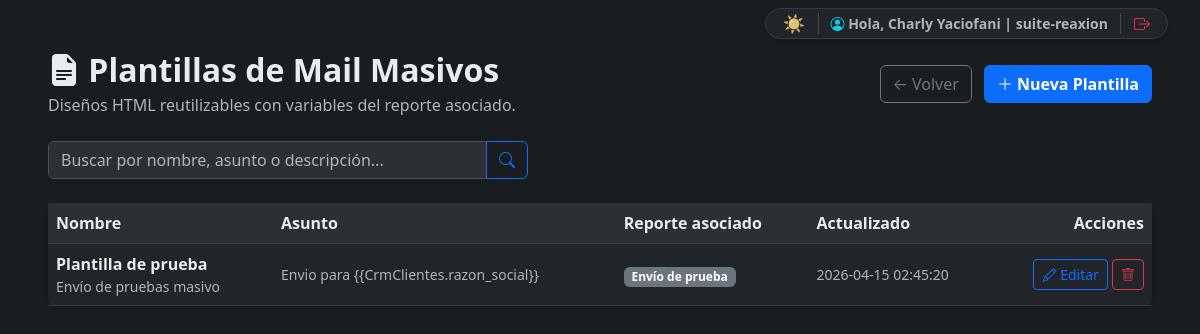
The app's page /mi-empresa/crm/mail-masivos/plantillas (signed in) with its own data.
### tables this page shows
CREATE TABLE `crm_mail_templates` (
  `id` int(11) NOT NULL,
  `empresa_id` int(11) NOT NULL,
  `nombre` varchar(180) NOT NULL,
  `descripcion` text DEFAULT NULL,
  `report_id` int(11) DEFAULT NULL,
  `asunto` varchar(255) NOT NULL,
  `body_html` longtext NOT NULL,
  `available_vars_json` text DEFAULT NULL,
  `created_by` int(11) DEFAULT NULL,
  `created_at` timestamp NOT NULL DEFAULT current_timestamp(),
  `updated_at` timestamp NOT NULL DEFAULT current_timestamp() ON UPDATE current_timestamp(),
  `deleted_at` datetime DEFAULT NULL
);

CREATE TABLE `crm_mail_reports` (
  `id` int(11) NOT NULL,
  `empresa_id` int(11) NOT NULL,
  `nombre` varchar(180) NOT NULL,
  `descripcion` text DEFAULT NULL,
  `root_entity` varchar(80) NOT NULL,
  `config_json` longtext NOT NULL,
  `created_by` int(11) DEFAULT NULL,
  `created_at` timestamp NOT NULL DEFAULT current_timestamp(),
  `updated_at` timestamp NOT NULL DEFAULT current_timestamp() ON UPDATE current_timestamp(),
  `deleted_at` datetime DEFAULT NULL
);

### app/core/View.php (called while the page is built, shortened)
<?php
class View
{
    public static function render(string $path, array $data = []): void
    {
        $file = BASE_PATH . '/' . ltrim($path, '/');
        extract($data, EXTR_SKIP);
        require $file;
    }
}

### app/modules/CrmMailMasivos/TemplateController.php (called while the page is built, shortened)
<?php
class TemplateController
{
    private TemplateRepository $repo;
    public function __construct()
    {
        $this->repo = new TemplateRepository();
    }
    public function index(): void
    {
        $empresaId = (int) Context::getEmpresaId();
        $search = trim((string) ($_GET['search'] ?? ''));
        $templates = $this->repo->findAllByEmpresa($empresaId, $search);
        View::render('app/modules/CrmMailMasivos/views/plantillas/index.php', [
            'templates' => $templates,
            'search' => $search,
        ]);
    }
}

### app/config/routes.php (called while the page is built, shortened)
<?php
return function (Router $router): void {
    $requireCrm = static function (): void {
        \App\Modules\Empresas\EmpresaAccessService::requireCrmAccess();
    };
    $action = static function (string $controllerClass, string $method, ?callable $guard = null): callable {
        return static function (...$params) use ($controllerClass, $method, $guard): void {
            if ($guard !== null) {
                $guard();
            }
            $controller = new $controllerClass();
            $controller->{$method}(...$params);
        };
    };
};

### app/core/App.php (called while the page is built, shortened)
<?php
class App
{
    public static function run(): void
    {
        $router = new Router();
        $routes = require BASE_PATH . '/app/config/routes.php';
        $request = new Request();
        $router->dispatch($request);
    }
}

### public/index.php (called while the page is built, shortened)
<?php
App::run();

### app/core/Database.php (called while the page is built, shortened)
<?php
class Database
{
    private static ?PDO $connection = null;
    public static function getConnection(): PDO
    {
        if (self::$connection === null) {
            $config = require BASE_PATH . '/app/config/database.php';
            $dsn = sprintf(
                'mysql:host=%s;port=%s;dbname=%s;charset=%s',
                $config['host'],
                $config['port'],
                $config['dbname'],
                $config['charset']
            );
            $maxAttempts = 3;
            for ($attempt = 1; $attempt <= $maxAttempts; $attempt++) {
                try {
                    self::$connection = new PDO($dsn, $config['user'], $config['pass'], [
                        PDO::ATTR_ERRMODE            => PDO::ERRMODE_EXCEPTION,
                        PDO::ATTR_DEFAULT_FETCH_MODE => PDO::FETCH_ASSOC,
                        PDO::ATTR_EMULATE_PREPARES   => false,
                    ]);
                    break;
                } catch (PDOException $e) {
                    $lastException = $e;
                    error_log(sprintf(
                        'Database connection error [attempt %d/%d] %s:%s - %s',
                        $attempt,
                        $maxAttempts,
                        (string) ($config['host'] ?? 'n/a'),
                        (string) ($config['port'] ?? 'n/a'),
                        $e->getMessage()
                    ));
                    if ($attempt < $maxAttempts) {
                        usleep(250000);
                    }
                }
            }
        }
        return self::$connection;
    }
}

### app/core/Context.php (called while the page is built, shortened)
<?php
class Context
{
    private static ?int $empresaId = null;
    public static function init(): void
    {
        if (isset($_SESSION['empresa_id']) && is_numeric($_SESSION['empresa_id'])) {
            self::$empresaId = (int) $_SESSION['empresa_id'];
            return;
        }
        self::$empresaId = null;
    }
    public static function getEmpresaId(): ?int
    {
        return self::$empresaId;
    }
}

### app/modules/Empresas/EmpresaRepository.php (called while the page is built, shortened)
<?php
class EmpresaRepository
{
    private PDO $db;
    public function __construct()
    {
        $this->db = Database::getConnection();
    }
    public function findById(int $id): ?Empresa
    {
        $stmt = $this->db->prepare("SELECT * FROM empresas WHERE id = :id AND deleted_at IS NULL");
        $stmt->execute([':id' => $id]);
        $empresa = $stmt->fetchObject(Empresa::class);
        return $empresa ?: null;
    }
}

### app/modules/Empresas/EmpresaAccessService.php (called while the page is built, shortened)
<?php
class EmpresaAccessService
{
    private static bool $loaded = false;
    private static ?Empresa $empresa = null;
    public static function current(): ?Empresa
    {
        if (self::$loaded) {
            return self::$empresa;
        }
        self::$loaded = true;
        $empresaId = $_SESSION['empresa_id'] ?? null;
        $repository = new EmpresaRepository();
        self::$empresa = $repository->findById((int) $empresaId);
        return self::$empresa;
    }
    public static function hasCrmAccess(): bool
    {
        $empresa = self::current();
        return $empresa !== null
            && (int) $empresa->activa === 1
            && (int) $empresa->modulo_crm === 1;
    }
    public static function requireCrmAccess(): void
    {
        if (!self::hasCrmAccess()) {
            self::deny('Entorno Operativo de CRM');
        }
    }
}

### app/modules/CrmMailMasivos/TemplateRepository.php (called while the page is built, shortened)
<?php
class TemplateRepository
{
    private PDO $db;
    public function __construct()
    {
        $this->db = Database::getConnection();
    }
    public function findAllByEmpresa(int $empresaId, string $search = ''): array
    {
        $sql = "SELECT t.id, t.nombre, t.descripcion, t.report_id, t.asunto,
                       t.created_by, t.created_at, t.updated_at,
                       r.nombre AS report_nombre
                FROM crm_mail_templates t
                LEFT JOIN crm_mail_reports r
                       ON r.id = t.report_id AND r.deleted_at IS NULL
                WHERE t.empresa_id = :empresa_id AND t.deleted_at IS NULL";
        $params = [':empresa_id' => $empresaId];
        $sql .= ' ORDER BY t.updated_at DESC';
        $stmt = $this->db->prepare($sql);
        $stmt->execute($params);
        return $stmt->fetchAll(PDO::FETCH_ASSOC) ?: [];
    }
}

### app/modules/CrmMailMasivos/views/plantillas/index.php (the view, shortened to what this page needs)
<div class="container-fluid mt-2 mb-5 rxn-responsive-container">
    <div class="rxn-module-header mb-4">
        <div>
            <h2 class="fw-bold mb-1"><i class="bi bi-file-earmark-text-fill"></i> Plantillas de Mail Masivos</h2>
            <p class="text-muted mb-0">Diseños HTML reutilizables con variables del reporte asociado.</p>
        </div>
        <div class="rxn-module-actions">
            <a href="/mi-empresa/crm/mail-masivos" class="btn btn-outline-secondary">← Volver</a>
            <a href="/mi-empresa/crm/mail-masivos/plantillas/crear" class="btn btn-primary fw-bold">
                <i class="bi bi-plus-lg"></i> Nueva Plantilla
            </a>
        </div>
    </div>
    <form method="get" class="mb-4">
        <div class="input-group" style="max-width: 480px;">
            <input type="search" name="search" class="form-control" placeholder="Buscar por nombre, asunto o descripción..." value="<?= htmlspecialchars($search ?? '') ?>">
            <button class="btn btn-outline-primary" type="submit"><i class="bi bi-search"></i></button>
        </div>
    </form>
    <div class="card border-0 shadow-sm">
        <div class="card-body p-0">
            <?php if (empty($templates)): ?>
                <div class="text-center text-muted py-5">
                    <i class="bi bi-file-earmark-text" style="font-size: 2.5rem; opacity: 0.4;"></i>
                    <p class="mt-3 mb-1">Todavía no hay plantillas guardadas.</p>
                    <p class="small">Creá la primera y empezá a diseñar tus envíos.</p>
                </div>
            <?php else: ?>
                <table class="table table-hover mb-0 align-middle">
                    <thead class="table-light">
                        <tr>
                            <th>Nombre</th>
                            <th>Asunto</th>
                            <th>Reporte asociado</th>
                            <th>Actualizado</th>
                            <th class="text-end">Acciones</th>
                        </tr>
                    </thead>
                    <tbody>
                        <?php foreach ($templates as $t): ?>
                            <tr>
                                <td>
                                    <div class="fw-semibold"><?= htmlspecialchars($t['nombre']) ?></div>
                                    <?php if (!empty($t['descripcion'])): ?>
                                        <div class="text-muted small"><?= htmlspecialchars($t['descripcion']) ?></div>
                                    <?php endif; ?>
                                </td>
                                <td class="text-muted small"><?= htmlspecialchars((string) ($t['asunto'] ?? '')) ?></td>
                                <td>
                                    <?php if (!empty($t['report_nombre'])): ?>
                                        <span class="badge bg-secondary"><?= htmlspecialchars((string) $t['report_nombre']) ?></span>
                                    <?php else: ?>
                                        <span class="text-muted small fst-italic">sin reporte</span>
                                    <?php endif; ?>
                                </td>
                                <td class="text-muted small"><?= htmlspecialchars((string) $t['updated_at']) ?></td>
                                <td class="text-end">
                                    <a href="/mi-empresa/crm/mail-masivos/plantillas/<?= (int) $t['id'] ?>/editar" class="btn btn-sm btn-outline-primary">
                                        <i class="bi bi-pencil"></i> Editar
                                    </a>
                                    <form method="post" action="/mi-empresa/crm/mail-masivos/plantillas/<?= (int) $t['id'] ?>/eliminar" class="d-inline" onsubmit="return confirm('¿Eliminar esta plantilla? La acción se puede revertir desde la base.');">
                                        <button type="submit" class="btn btn-sm btn-outline-danger">
                                            <i class="bi bi-trash"></i>
                                        </button>
                                    </form>
                                </td>
                            </tr>
                        <?php endforeach; ?>
                    </tbody>
                </table>
            <?php endif; ?>
        </div>
    </div>
</div>
<?php
require BASE_PATH . '/app/shared/views/admin_layout.php';
?>

### public/css/rxn-theming.css (style rules this page uses)
html, body { overflow-x: clip; max-width: 100vw; }
:root { --bg-color: #ffffff; --text-color: #333333; --text-muted: #6c757d; --surface-color: #f8f9fa; --surface-hover: #e9ecef; --border-color: #dee2e6; --input-bg: #ffffff; --input-color: #333333; --input-border: #ced4da; --input-placeholder: #6c757d; --card-bg: #ffffff; --table-bg: transparent; --table-head-bg: #f8f9fa; --rxn-shell-gutter: 1.5rem; }
html[data-theme="dark"] { --bg-color: #1a1d20; --text-color: #e9ecef; --text-muted: #adb5bd; --surface-color: #212529; --surface-hover: #2c3034; --border-color: #343a40; --input-bg: #2b3035; --input-color: #e9ecef; --input-border: #495057; --input-placeholder: #adb5bd; --card-bg: #212529; --table-bg: transparent; --table-head-bg: #2c3034; }
html[data-theme="dark"] body { background-color: var(--bg-color) !important; color: var(--text-color) !important; }
.card, .rxn-crud-card, .rxn-form-card, .rxn-module-card { background-color: var(--card-bg) !important; color: var(--text-color) !important; border-color: var(--border-color) !important; }
html[data-theme="dark"] .text-muted, html[data-theme="dark"] .text-secondary { color: var(--text-muted) !important; }
.form-control, .form-select { background-color: var(--input-bg); border-color: var(--input-border); color: var(--input-color); }
.form-control::placeholder { color: var(--input-placeholder); opacity: 1; }
.table { --bs-table-bg: var(--table-bg); --bs-table-color: var(--text-color); --bs-table-border-color: var(--border-color); --bs-table-hover-bg: var(--surface-hover); color: var(--text-color); }
.table thead th { background-color: var(--table-head-bg); color: var(--text-color); border-bottom-color: var(--border-color); }
html[data-theme="dark"] .table-light { --bs-table-bg: var(--table-head-bg); }
html[data-font="md"] body { font-size: 1rem; }
body { overflow-x: hidden; }
.rxn-page-shell .container, .rxn-page-shell .container-xl, .rxn-page-shell .container-fluid, .rxn-responsive-container { padding-left: var(--rxn-shell-gutter); padding-right: var(--rxn-shell-gutter); }
.rxn-module-header { display: flex; justify-content: space-between; align-items: center; gap: 1rem; }
.rxn-module-actions, .rxn-inline-actions, .rxn-toolbar-actions, .rxn-stack-actions { display: flex; flex-wrap: wrap; gap: 0.75rem; align-items: center; }
.rxn-launcher-shell { width: 100%; }

### records on screen
crm_mail_templates: nombre "Plantilla de prueba", descripcion "Envío de pruebas masivo", asunto "Envio para {{CrmClientes.razon_social}}", crm_mail_reports.nombre "Envío de prueba", updated_at "2026-04-15 02:45:20"

### other values on screen
$oppositeThemeBtn "☀️"
$backofficeUserName "Charly Yaciofani"
$backofficeEmpresaNombre "suite-reaxion"
